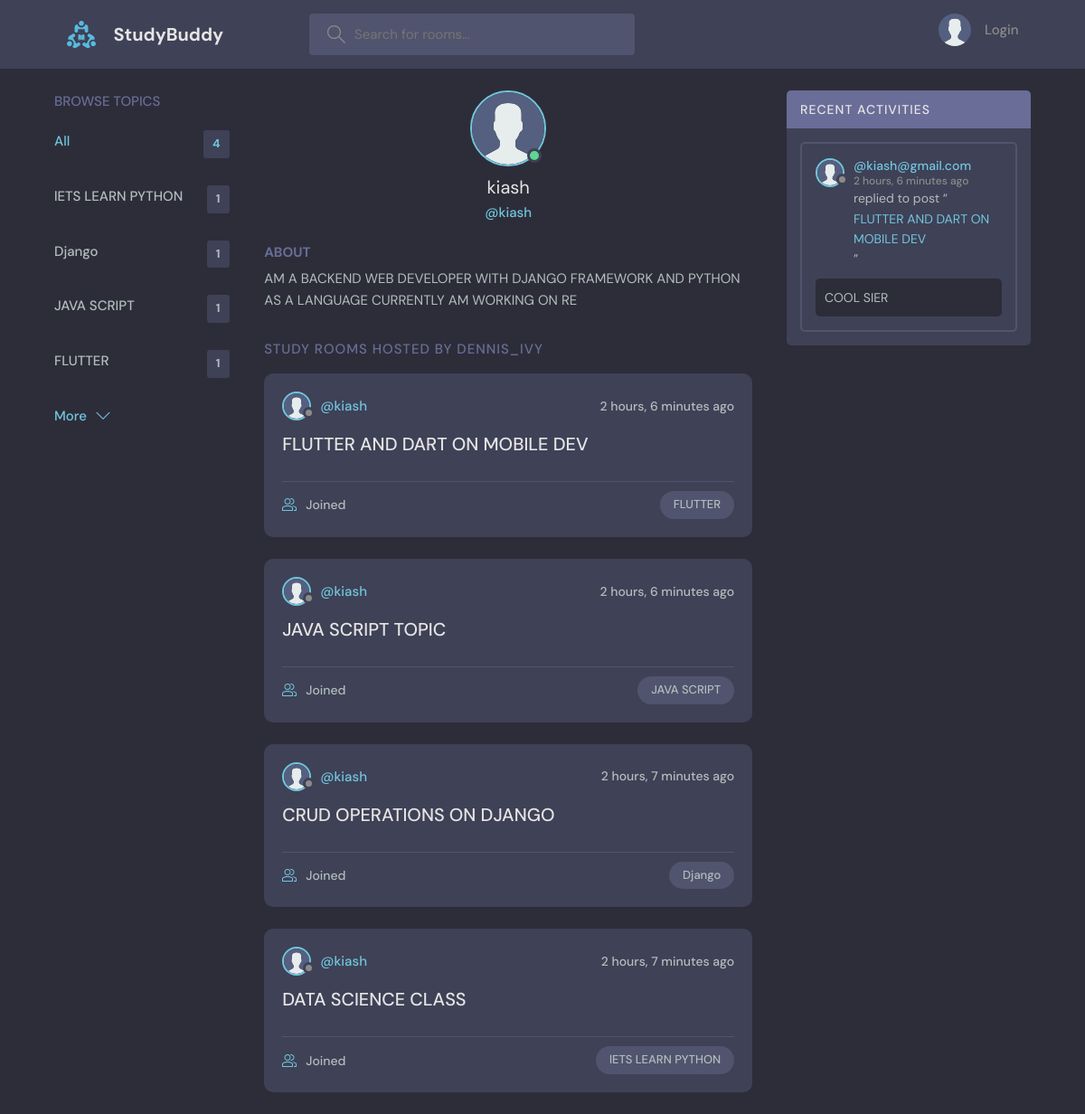
The app's page /profile/1/, older data.
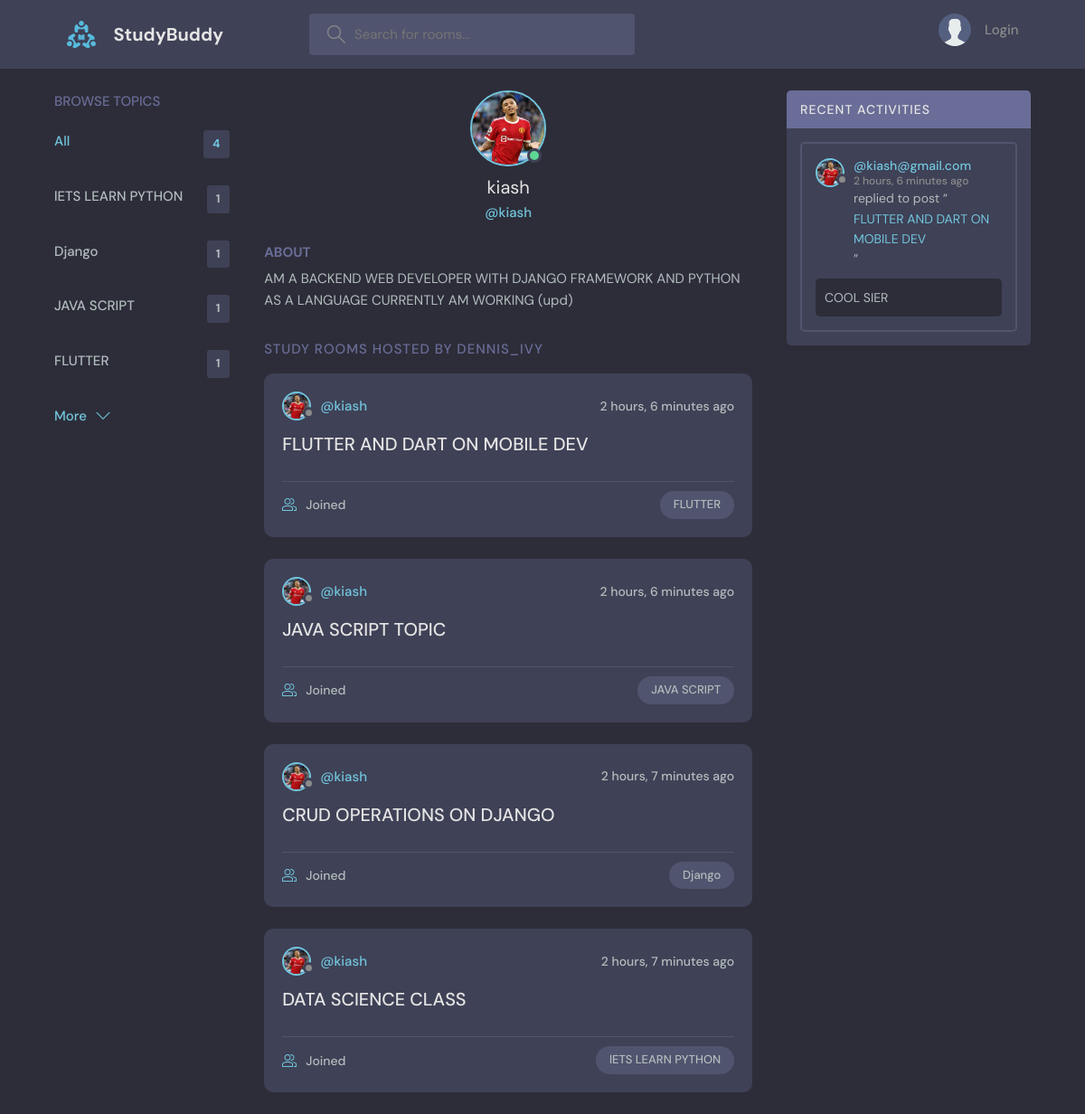
The same page, newer data.
### core/models.py (models this page shows, shortened)
class User(AbstractUser):
    name=models.CharField(max_length=100 , blank=True, null=True)
    email=models.EmailField(max_length=100 , unique=True,blank=True, null=True)
    bio=models.TextField(max_length=100 , blank=True, null=True)
    avatar=models.ImageField(default="avatar.svg", blank=True, null=True)
    USERNAME_FIELD = 'email'
    REQUIRED_FIELDS = []

class Room(models.Model):
    host=models.ForeignKey(User,on_delete=models.CASCADE,null=True,blank=True)
    topic=models.ForeignKey(Topic,on_delete=models.SET_NULL,null=True)
    name = models.CharField(max_length=255,null=True,blank=True)
    description = models.TextField(max_length=1000,null=True,blank=True)
    participants = models.ManyToManyField(User,related_name='participants',blank=True)
    updated = models.DateTimeField(auto_now=True)
    created = models.DateTimeField(auto_now_add=True)
    class Meta:
        ordering = ['-created' , '-updated']
    def __str__(self):
        return self.name

class Message(models.Model):
    room = models.ForeignKey(Room,on_delete=models.CASCADE,null=True,blank=True)
    user = models.ForeignKey(User,on_delete=models.CASCADE,null=True,blank=True)
    content = models.TextField(max_length=1000,null=True,blank=True)
    updated = models.DateTimeField(auto_now=True)
    created = models.DateTimeField(auto_now_add=True)
    class Meta:
        ordering = ['-created' , '-updated']

class Topic(models.Model):
    name = models.CharField(max_length=200,null=True,blank=True)

### core/views.py (the view)
# urls.py: path('profile/<int:pk>/',Profile,name='profile'),
def Profile(request , pk):
    user=User.objects.get(id=pk)
    rooms=user.room_set.all()
    room_message=user.message_set.all()
    topics=Topic.objects.all()
    context={
        'user':user,
        'rooms':rooms,
        'room_message':room_message,
        'topics':topics,
    }
    return render(request,'core/profile.html', context)

### core/templates/core/profile.html (shortened to what this page needs)
{% extends 'base.html' %}
{% load static %}
{%   block content %}
  <main class="profile-page layout layout--3">
    <div class="container">
      {% include 'core/topic.html' %}
      <div class="roomList">
        <div class="profile">
          <div class="profile__avatar">
            <div class="avatar avatar--large active">
              <img src="{{user.avatar.url}}" />
            </div>
          </div>
          <div class="profile__info">
            <h3>{{user.username}}</h3>
            <p>@{{user.username}}</p>
          </div>
          <div class="profile__about">
            <h3>About</h3>
            <p>{{user.bio}}</p>
          </div>
        </div>
        <div class="roomList__header">
          <div>
            <h2>Study Rooms Hosted by dennis_ivy</a>
            </h2>
          </div>
        </div>
        {% include 'core/feed.html' %}
      </div>
      {% include 'core/activity.html' %}
    </div>
  </main>
    {% endblock %}

### core/templates/core/feed.html (shortened to what this page needs)
{% for room in rooms %}
        <div class="roomListRoom">
                <div class="roomListRoom__header">
                <a href="{% url 'core:profile' room.host.id %}" class="roomListRoom__author">
                    <div class="avatar avatar--small">
                    <img src="{{room.host.avatar.url}}" />
                    </div>
                    <span>@{{room.host.username}}</span>
                </a>
                <div class="roomListRoom__actions">
                    <span>{{room.created|timesince}} ago</span>
                </div>
                </div>
                <div class="roomListRoom__content">
                <a href="{% url 'core:room' room.id %}">{{room.name}}</a>
                </div>
                <div class="roomListRoom__meta">
                <a href="{% url 'core:room' room.id %}" class="roomListRoom__joined">
                    {{room.participants.all.coun}} Joined
                </a>
                <p class="roomListRoom__topic">{{room.topic.name}}</p>
                </div>
        </div>
{% endfor %}

### core/templates/core/activity.html (shortened to what this page needs)
<div class="activities">
    <div class="activities__header">
      <h2>Recent Activities</h2>
    </div>
    {% for message in room_message %}
    <div class="activities__box">
      <div class="activities__boxHeader roomListRoom__header">
        <a href="{% url 'core:profile' message.user.id %}" class="roomListRoom__author">
          <div class="avatar avatar--small">
            <img src="{{message.user.avatar.url}}" />
          </div>
          <p>
            @{{message.user}}
            <span>{{message.created|timesince}} ago</span>
          </p>
        </a>
      </div>
      <div class="activities__boxContent">
        <p>replied to post “<a href="{% url 'core:room' message.room.id %}">{{message.room}}</a>”</p>
        <div class="activities__boxRoomContent">
            <p>{{message.content}}</p>
        </div>
      </div>
    </div>
    {% endfor %}
  </div>

Row changes from the older to the newer data that the page shows:
changed User "kiash": avatar: picture added in place of a placeholder; bio "AM A BACKEND WEB DEVELOPER WITH DJANGO FRAMEWORK AND PYTHON AS A LANGUAGE CURRENTLY AM WORKING ON RE" → "AM A BACKEND WEB DEVELOPER WITH DJANGO FRAMEWORK AND PYTHON AS A LANGUAGE CURRENTLY AM WORKING (upd)"
changed through a linked row, Room "FLUTTER AND DART ON MOBILE DEV": host.avatar: picture added in place of a placeholder
changed through a linked row, Room "JAVA SCRIPT TOPIC": host.avatar: picture added in place of a placeholder
changed through a linked row, Room "CRUD OPERATIONS ON DJANGO": host.avatar: picture added in place of a placeholder
changed through a linked row, Room "DATA SCIENCE CLASS": host.avatar: picture added in place of a placeholder
changed through a linked row, Message "COOL SIER": user.avatar: picture added in place of a placeholder
